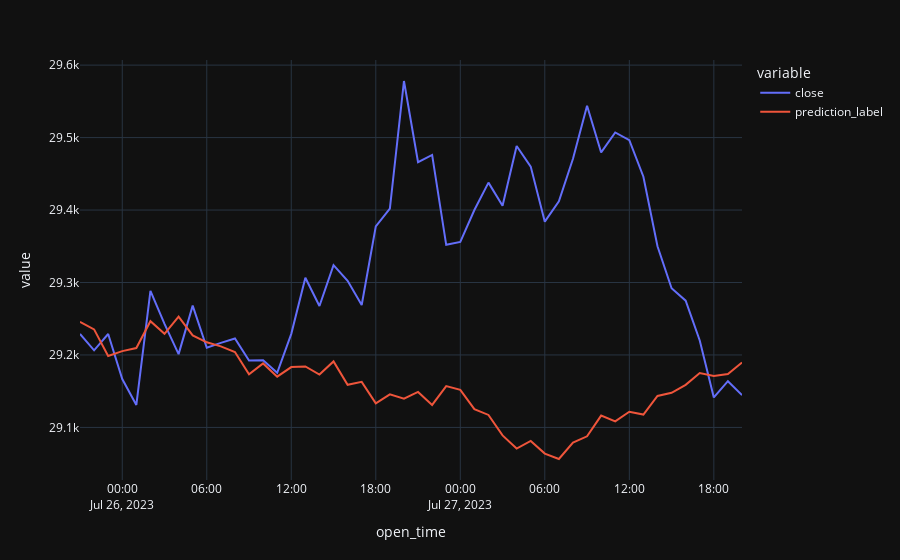
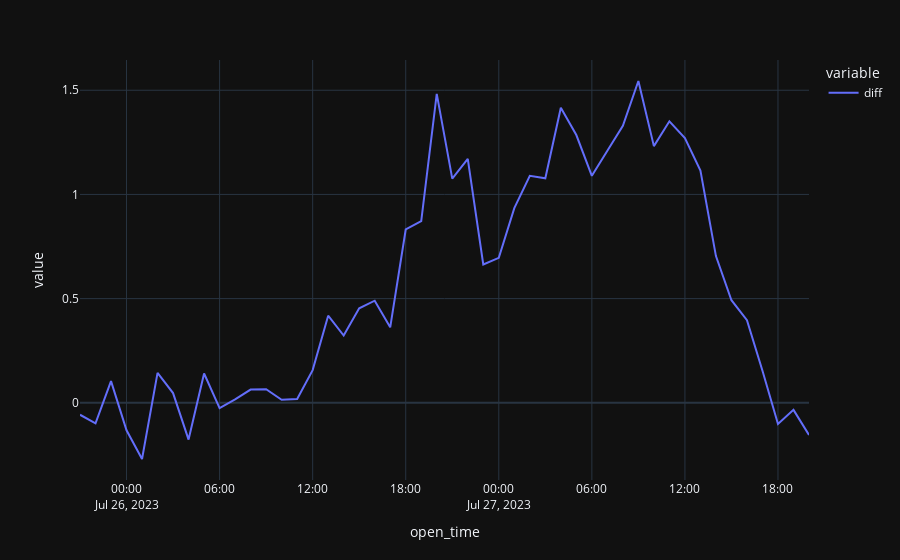

Here is the notebook cell these charts were saved with, in order:
### Markdown cell above
lightgbm,0.9245669704449424
ransac,0.9307958184672452
lr,0.9390178731190032
br,0.9443476762573038
lar,0.9492107752862536
rf,0.9611762069705837
et,0.9617265438315517
gbr,0.964064753714489
xgboost,0.9677531861170903
ridge,0.9680058491786502
ada,0.9780636390202075
ard,0.9809946396743481
omp,0.9924010327397162
llar,0.9981280703091872
lasso,1.0211292308564999
en,1.0250608630535183
huber,1.2774587533287396
svm,1.3615563150926815
catboost,1.404995664107966
tr,1.6636255165070548
dt,2.1225503602279043
par,3.4973830079630055
knn,6.094219413796779
kr,4696.8237747577605
mlp,1201821.4305035255

### Code cell
#regressor_list = ['lr', 'lasso', 'ridge', 'en', 'lar', 'llar', 'omp', 'br', 'ard', 'par', 'ransac', 'tr',
#                  'huber', 'kr', 'svm', 'knn', 'dt', 'rf', 'et', 'ada', 'gbr', 'mlp', 'xgboost', 'lightgbm', 'catboost']

# regressor_list = ['ransac', 'lr']
regressor_list = ['lr']

diff = {}
predict_data = None
model= None
setup= None
for regs in regressor_list:
    print('Calculating: ', regs)
    predict_data, model, setup = forecast2(data=data.copy(), fh=24 * days_to_forecasting, label=label,
                                numeric_features=features.copy(), regression_times=regression_times, regressor_estimator=regs)
    df_diff = plot_predic_model(predict_data, validation_data, regs)
    diff[regs] = df_diff['diff'].std()
    print(regs, ': - Desvio padrão: ', diff[regs])

df_result = pd.DataFrame.from_dict(diff, orient='index', columns=['diff']).sort_values('diff')
df_result.to_csv('diff.csv')
print(df_result)
